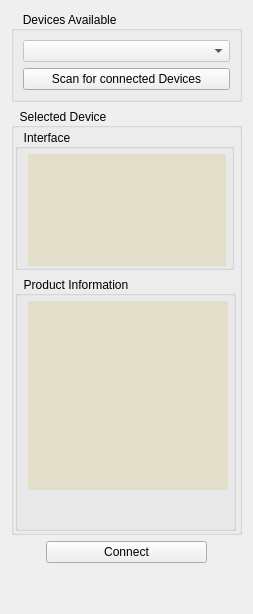
      <widget class="QWidget" name="tabHardware">
       <attribute name="title">
        <string>Hardware</string>
       </attribute>
       <attribute name="whatsThis">
        <string>SA430 hardware information</string>
       </attribute>
       <layout class="QVBoxLayout" name="verticalLayout_26">
        <item>
         <widget class="QGroupBox" name="grpHwDeviceList">
          <property name="minimumSize">
           <size>
            <width>231</width>
            <height>0</height>
           </size>
          </property>
          <property name="maximumSize">
           <size>
            <width>237</width>
            <height>195</height>
           </size>
          </property>
          <property name="styleSheet">
           <string notr="true">color: rgb(0, 0, 0);</string>
          </property>
          <property name="title">
           <string>   Devices Available  </string>
          </property>
          <layout class="QVBoxLayout" name="verticalLayout_2">
           <item>
            <widget class="QComboBox" name="cbDeviceList">
             <property name="enabled">
              <bool>false</bool>
             </property>
             <property name="frame">
              <bool>true</bool>
             </property>
            </widget>
           </item>
           <item>
            <widget class="QPushButton" name="bttnHwDeviceListScan">
             <property name="text">
              <string>Scan for connected Devices</string>
             </property>
            </widget>
           </item>
          </layout>
         </widget>
        </item>
        <item>
         <widget class="QGroupBox" name="grpDeviceInfo">
          <property name="minimumSize">
           <size>
            <width>0</width>
            <height>171</height>
           </size>
          </property>
          <property name="styleSheet">
           <string notr="true">color: rgb(0, 0, 0);</string>
          </property>
          <property name="title">
           <string>  Selected Device  </string>
          </property>
          <layout class="QVBoxLayout" name="verticalLayout_21">
           <property name="margin">
            <number>1</number>
           </property>
           <item>
            <widget class="QGroupBox" name="grpHwUsbInfo">
             <property name="minimumSize">
              <size>
               <width>219</width>
               <height>141</height>
              </size>
             </property>
             <property name="maximumSize">
              <size>
               <width>219</width>
               <height>141</height>
              </size>
             </property>
             <property name="styleSheet">
              <string notr="true">color: rgb(0, 0, 0);</string>
             </property>
             <property name="title">
              <string>  Interface  </string>
             </property>
             <property name="alignment">
              <set>Qt::AlignLeading|Qt::AlignLeft|Qt::AlignVCenter</set>
             </property>
             <property name="flat">
              <bool>true</bool>
             </property>
             <layout class="QVBoxLayout" name="verticalLayout_12">
              <property name="spacing">
               <number>6</number>
              </property>
              <property name="leftMargin">
               <number>10</number>
              </property>
              <property name="topMargin">
               <number>5</number>
              </property>
              <property name="rightMargin">
               <number>5</number>
              </property>
              <property name="bottomMargin">
               <number>1</number>
              </property>
              <item>
               <widget class="QListView" name="lvHwUsbInfo">
                <property name="styleSheet">
                 <string notr="true">color: rgb(0, 0, 0);
background-color: rgb(227, 222, 201);</string>
                </property>
                <property name="frameShape">
                 <enum>QFrame::NoFrame</enum>
                </property>
                <property name="lineWidth">
                 <number>0</number>
                </property>
                <property name="selectionMode">
                 <enum>QAbstractItemView::NoSelection</enum>
                </property>
               </widget>
              </item>
             </layout>
            </widget>
           </item>
           <item>
            <widget class="QGroupBox" name="grpHwDevInfo">
             <property name="maximumSize">
              <size>
               <width>221</width>
               <height>255</height>
              </size>
             </property>
             <property name="styleSheet">
              <string notr="true">color: rgb(0, 0, 0);</string>
             </property>
             <property name="title">
              <string>  Product Information  </string>
             </property>
             <property name="alignment">
              <set>Qt::AlignLeading|Qt::AlignLeft|Qt::AlignVCenter</set>
             </property>
             <property name="flat">
              <bool>true</bool>
             </property>
             <layout class="QVBoxLayout" name="verticalLayout_16">
              <property name="leftMargin">
               <number>10</number>
              </property>
              <property name="topMargin">
               <number>5</number>
              </property>
              <property name="rightMargin">
               <number>5</number>
              </property>
              <property name="bottomMargin">
               <number>1</number>
              </property>
              <item>
               <widget class="QListView" name="lvHwDevInfo">
                <property name="styleSheet">
                 <string notr="true">color: rgb(0, 0, 0);
background-color: rgb(227, 222, 201);</string>
                </property>
                <property name="frameShape">
                 <enum>QFrame::NoFrame</enum>
                </property>
                <property name="frameShadow">
                 <enum>QFrame::Plain</enum>
                </property>
                <property name="lineWidth">
                 <number>0</number>
                </property>
                <property name="selectionMode">
                 <enum>QAbstractItemView::NoSelection</enum>
                </property>
               </widget>
              </item>
              <item>
               <spacer name="verticalSpacer_5">
                <property name="orientation">
                 <enum>Qt::Vertical</enum>
                </property>
                <property name="sizeHint" stdset="0">
                 <size>
                  <width>20</width>
                  <height>40</height>
                 </size>
                </property>
               </spacer>
              </item>
             </layout>
            </widget>
           </item>
          </layout>
         </widget>
        </item>
        <item>
         <layout class="QHBoxLayout" name="horizontalLayout_6">
          <item>
           <spacer name="horizontalSpacer_24">
            <property name="orientation">
             <enum>Qt::Horizontal</enum>
            </property>
            <property name="sizeHint" stdset="0">
             <size>
              <width>18</width>
              <height>20</height>
             </size>
            </property>
           </spacer>
          </item>
          <item>
           <widget class="QPushButton" name="bttnHwConnect">
            <property name="minimumSize">
             <size>
              <width>161</width>
              <height>0</height>
             </size>
            </property>
            <property name="maximumSize">
             <size>
              <width>161</width>
              <height>16777215</height>
             </size>
            </property>
            <property name="text">
             <string>Connect</string>
            </property>
            <property name="checkable">
             <bool>true</bool>
            </property>
            <property name="flat">
             <bool>false</bool>
            </property>
           </widget>
          </item>
          <item>
           <spacer name="horizontalSpacer_25">
            <property name="orientation">
             <enum>Qt::Horizontal</enum>
            </property>
            <property name="sizeHint" stdset="0">
             <size>
              <width>17</width>
              <height>20</height>
             </size>
            </property>
           </spacer>
          </item>
         </layout>
        </item>
        <item>
         <spacer name="verticalSpacer_3">
          <property name="orientation">
           <enum>Qt::Vertical</enum>
          </property>
          <property name="sizeHint" stdset="0">
           <size>
            <width>20</width>
            <height>40</height>
           </size>
          </property>
         </spacer>
        </item>
       </layout>
      </widget>
